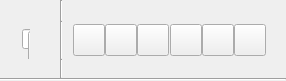
         <widget class="QWidget" name="title_Widget" native="true">
          <property name="sizePolicy">
           <sizepolicy hsizetype="Preferred" vsizetype="Fixed">
            <horstretch>0</horstretch>
            <verstretch>0</verstretch>
           </sizepolicy>
          </property>
          <property name="minimumSize">
           <size>
            <width>0</width>
            <height>81</height>
           </size>
          </property>
          <property name="maximumSize">
           <size>
            <width>16777215</width>
            <height>81</height>
           </size>
          </property>
          <layout class="QGridLayout" name="gridLayout_12" rowstretch="0,0,0,0">
           <property name="leftMargin">
            <number>0</number>
           </property>
           <property name="topMargin">
            <number>0</number>
           </property>
           <property name="rightMargin">
            <number>0</number>
           </property>
           <property name="bottomMargin">
            <number>0</number>
           </property>
           <property name="spacing">
            <number>0</number>
           </property>
           <item row="1" column="0">
            <layout class="QGridLayout" name="gridLayout_11" rowstretch="13,0,0" columnstretch="1,10,30,1,1,10,1">
             <property name="spacing">
              <number>0</number>
             </property>
             <item row="1" column="0">
              <spacer name="horizontalSpacer_2">
               <property name="orientation">
                <enum>Qt::Vertical</enum>
               </property>
               <property name="sizeType">
                <enum>QSizePolicy::Fixed</enum>
               </property>
               <property name="sizeHint" stdset="0">
                <size>
                 <width>10</width>
                 <height>38</height>
                </size>
               </property>
              </spacer>
             </item>
             <item row="0" column="3">
              <widget class="Line" name="title_top_line">
               <property name="orientation">
                <enum>Qt::Vertical</enum>
               </property>
              </widget>
             </item>
             <item row="0" column="0">
              <spacer name="verticalSpacer_14">
               <property name="orientation">
                <enum>Qt::Vertical</enum>
               </property>
               <property name="sizeType">
                <enum>QSizePolicy::Fixed</enum>
               </property>
               <property name="sizeHint" stdset="0">
                <size>
                 <width>20</width>
                 <height>19</height>
                </size>
               </property>
              </spacer>
             </item>
             <item row="1" column="3">
              <widget class="Line" name="title_middle_line">
               <property name="orientation">
                <enum>Qt::Vertical</enum>
               </property>
              </widget>
             </item>
             <item row="2" column="3">
              <widget class="Line" name="title_bottom_line">
               <property name="orientation">
                <enum>Qt::Vertical</enum>
               </property>
              </widget>
             </item>
             <item row="1" column="6">
              <spacer name="horizontalSpacer_5">
               <property name="orientation">
                <enum>Qt::Horizontal</enum>
               </property>
               <property name="sizeType">
                <enum>QSizePolicy::Fixed</enum>
               </property>
               <property name="sizeHint" stdset="0">
                <size>
                 <width>20</width>
                 <height>20</height>
                </size>
               </property>
              </spacer>
             </item>
             <item row="1" column="2">
              <spacer name="horizontalSpacer_7">
               <property name="orientation">
                <enum>Qt::Horizontal</enum>
               </property>
               <property name="sizeHint" stdset="0">
                <size>
                 <width>40</width>
                 <height>20</height>
                </size>
               </property>
              </spacer>
             </item>
             <item row="1" column="1">
              <widget class="QWidget" name="title_search_widget" native="true">
               <widget class="QLineEdit" name="search_title">
                <property name="geometry">
                 <rect>
                  <x>2</x>
                  <y>8</y>
                  <width>171</width>
                  <height>20</height>
                 </rect>
                </property>
               </widget>
               <widget class="QPushButton" name="search_title_Icon">
                <property name="geometry">
                 <rect>
                  <x>8</x>
                  <y>10</y>
                  <width>21</width>
                  <height>31</height>
                 </rect>
                </property>
                <property name="text">
                 <string/>
                </property>
               </widget>
              </widget>
             </item>
             <item row="2" column="0">
              <spacer name="verticalSpacer_15">
               <property name="orientation">
                <enum>Qt::Vertical</enum>
               </property>
               <property name="sizeType">
                <enum>QSizePolicy::Expanding</enum>
               </property>
               <property name="sizeHint" stdset="0">
                <size>
                 <width>20</width>
                 <height>19</height>
                </size>
               </property>
              </spacer>
             </item>
             <item row="1" column="5">
              <layout class="QHBoxLayout" name="horizontalLayout_6" stretch="0,1,1,0,1,1,1">
               <property name="spacing">
                <number>0</number>
               </property>
               <property name="topMargin">
                <number>0</number>
               </property>
               <property name="rightMargin">
                <number>0</number>
               </property>
               <item>
                <widget class="QPushButton" name="more_setting_btn">
                 <property name="maximumSize">
                  <size>
                   <width>32</width>
                   <height>32</height>
                  </size>
                 </property>
                 <property name="text">
                  <string/>
                 </property>
                </widget>
               </item>
               <item>
                <widget class="QPushButton" name="sun_btn">
                 <property name="minimumSize">
                  <size>
                   <width>0</width>
                   <height>0</height>
                  </size>
                 </property>
                 <property name="maximumSize">
                  <size>
                   <width>32</width>
                   <height>32</height>
                  </size>
                 </property>
                 <property name="text">
                  <string/>
                 </property>
                </widget>
               </item>
               <item>
                <widget class="QPushButton" name="top_btn">
                 <property name="minimumSize">
                  <size>
                   <width>0</width>
                   <height>0</height>
                  </size>
                 </property>
                 <property name="maximumSize">
                  <size>
                   <width>32</width>
                   <height>32</height>
                  </size>
                 </property>
                 <property name="text">
                  <string/>
                 </property>
                </widget>
               </item>
               <item>
                <spacer name="horizontalSpacer">
                 <property name="orientation">
                  <enum>Qt::Horizontal</enum>
                 </property>
                 <property name="sizeType">
                  <enum>QSizePolicy::Fixed</enum>
                 </property>
                 <property name="sizeHint" stdset="0">
                  <size>
                   <width>1</width>
                   <height>20</height>
                  </size>
                 </property>
                </spacer>
               </item>
               <item>
                <widget class="QPushButton" name="Min_btn">
                 <property name="maximumSize">
                  <size>
                   <width>32</width>
                   <height>32</height>
                  </size>
                 </property>
                 <property name="text">
                  <string/>
                 </property>
                </widget>
               </item>
               <item>
                <widget class="QPushButton" name="Max_btn">
                 <property name="maximumSize">
                  <size>
                   <width>32</width>
                   <height>32</height>
                  </size>
                 </property>
                 <property name="text">
                  <string/>
                 </property>
                </widget>
               </item>
               <item>
                <widget class="QPushButton" name="Close_btn">
                 <property name="enabled">
                  <bool>true</bool>
                 </property>
                 <property name="sizePolicy">
                  <sizepolicy hsizetype="Minimum" vsizetype="Preferred">
                   <horstretch>0</horstretch>
                   <verstretch>0</verstretch>
                  </sizepolicy>
                 </property>
                 <property name="maximumSize">
                  <size>
                   <width>32</width>
                   <height>32</height>
                  </size>
                 </property>
                 <property name="text">
                  <string/>
                 </property>
                </widget>
               </item>
              </layout>
             </item>
             <item row="1" column="4">
              <spacer name="horizontalSpacer_6">
               <property name="orientation">
                <enum>Qt::Horizontal</enum>
               </property>
               <property name="sizeType">
                <enum>QSizePolicy::Fixed</enum>
               </property>
               <property name="sizeHint" stdset="0">
                <size>
                 <width>10</width>
                 <height>20</height>
                </size>
               </property>
              </spacer>
             </item>
            </layout>
           </item>
           <item row="2" column="0">
            <widget class="Line" name="title_line">
             <property name="orientation">
              <enum>Qt::Horizontal</enum>
             </property>
            </widget>
           </item>
          </layout>
         </widget>
